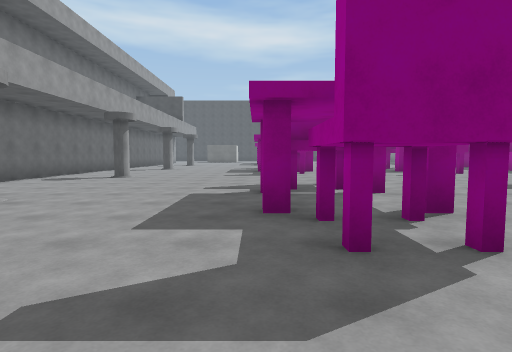
View 1 (above)

23 first-person views from a walk through a Unity game level. The camera is 1.4 m above the floor, tilts 4° down and sees 80° across. The floor is counted in squares, 2 m on a side. Each view is taken from the middle of a square. On the plan, view 1 faces up. The plan holds only what a view shows up to about 10 squares ahead; the rest is blank. The place goes on beyond the plan. The player is left out. Surface patterns are stand-ins for the level's own textures.

View 2
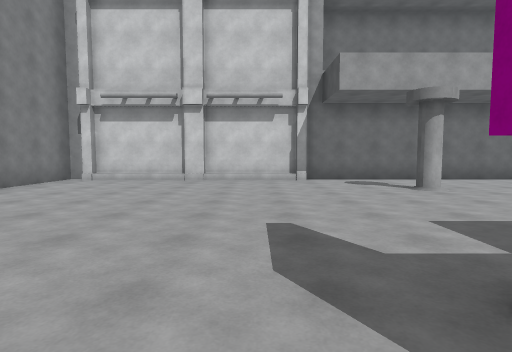

View 3
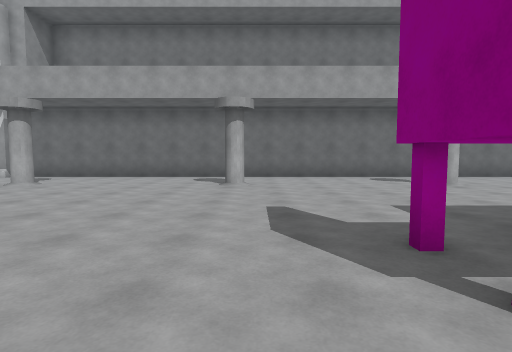

View 4
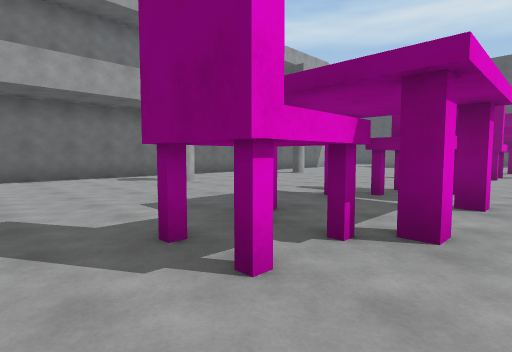

View 5
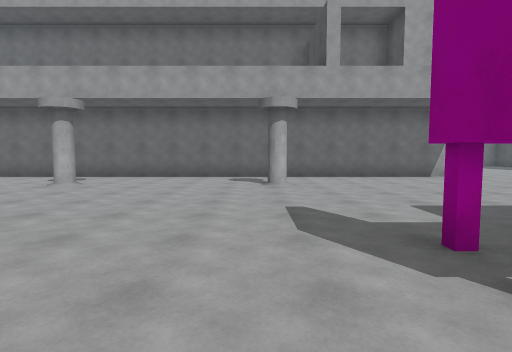

View 6
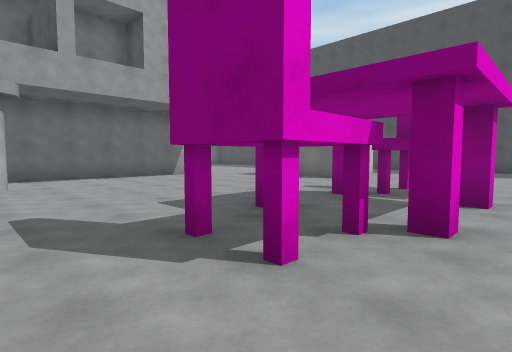

View 7
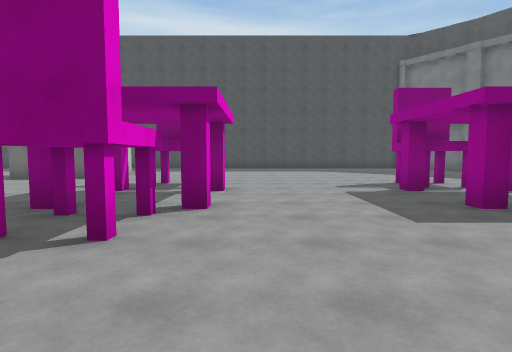

View 8
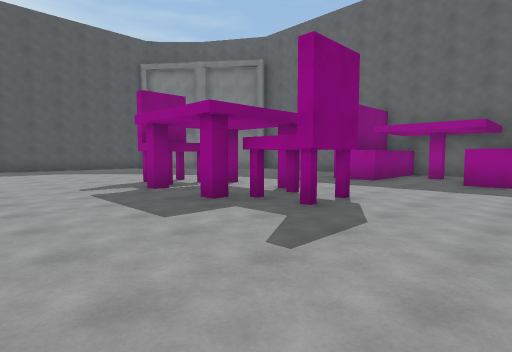

View 9
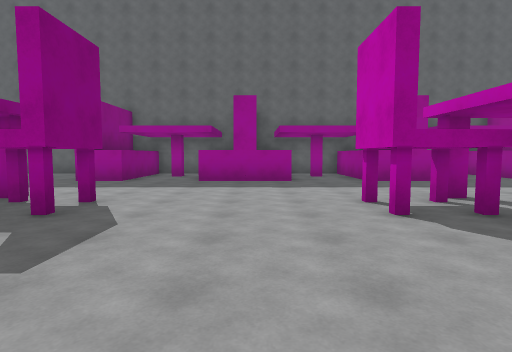

View 10
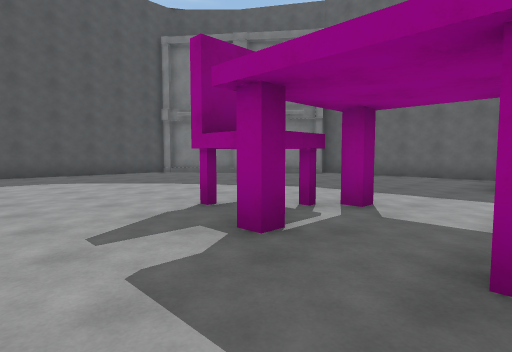

View 11
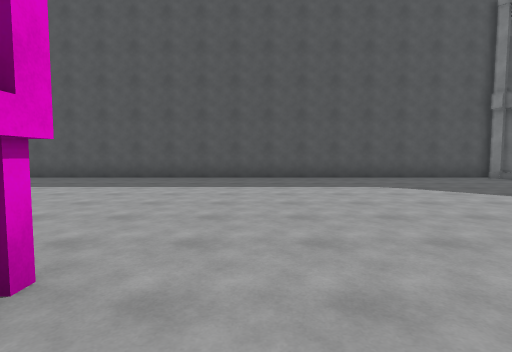

View 12
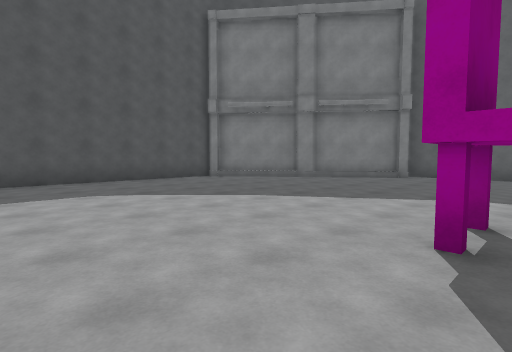

View 13
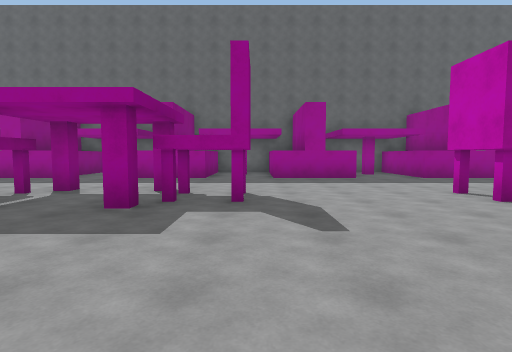

View 14
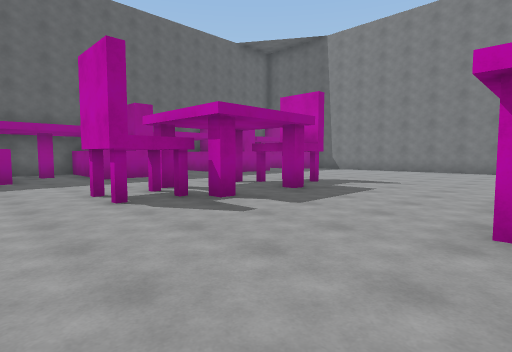

View 15
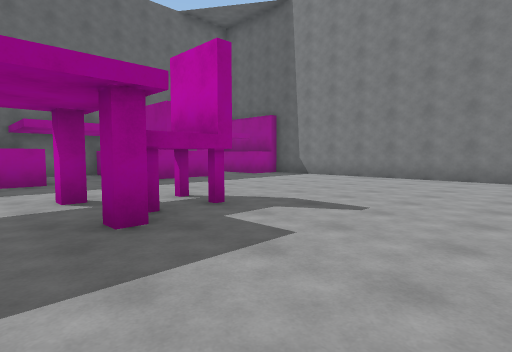

View 16
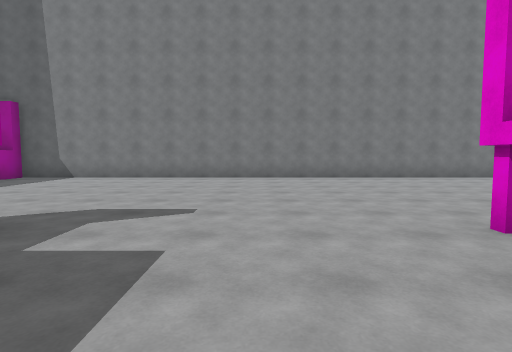

View 17
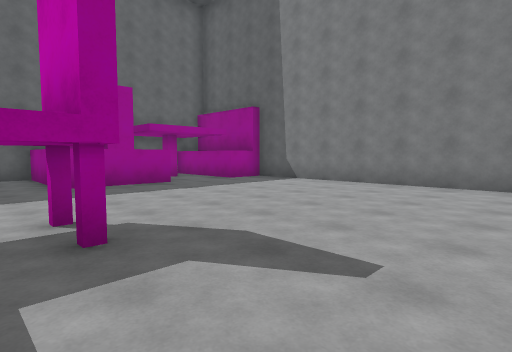

View 18
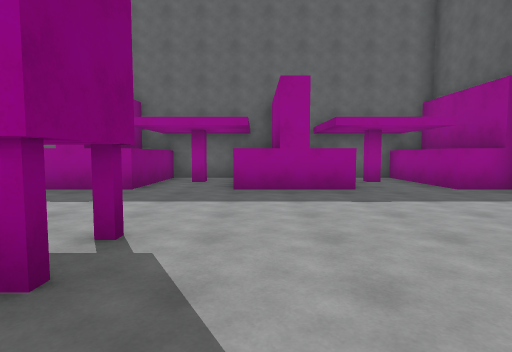

View 19
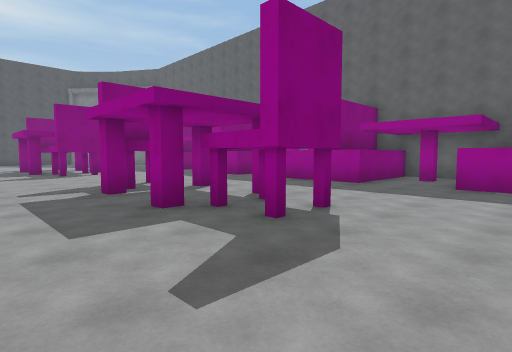

View 20
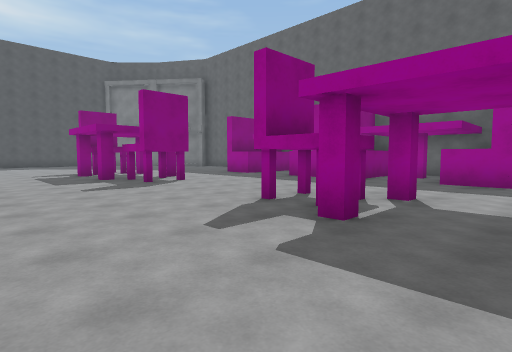

View 21
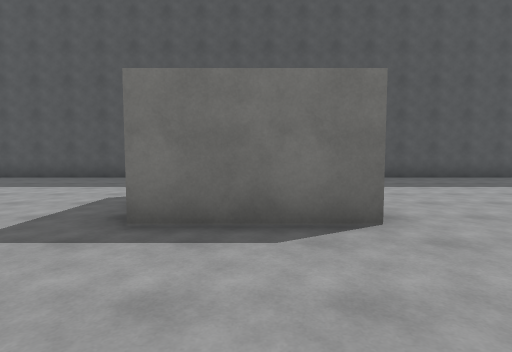

View 22
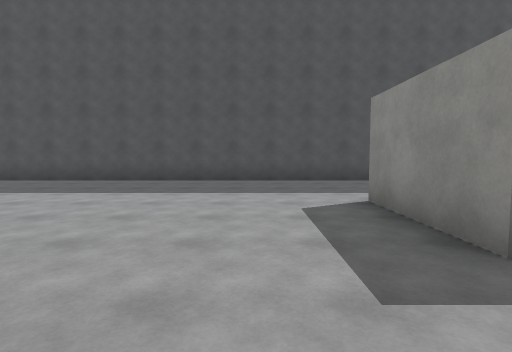

View 23
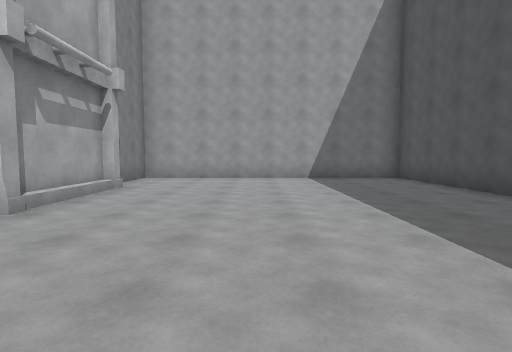

### Floor plan
Ten units are one square. View 1 is at (0, 0); x grows to the right and y downward. Boxes are objects, and circles mark ways between rooms. Rooms are numbered by the first view taken in them; rooms with no view inside come last. Other rooms are left out.
<svg viewBox="-158 -338 307 386">
<path fill="none" stroke="#000" d="M18 -125 18 -111 5 -111M19 -61 6 -61M78 -111 65 -111 65 -126 59 -126M24 -150 24 -145M65 -60 65 -73 78 -73M59 -55 59 -60M12 -151 5 -151M64 -146 59 -146 59 -150M79 -151 65 -151 65 -164 78 -164M59 -35 59 -40M18 -25 18 -22 7 -22 7 -36 0 -36M111 -79 111 -105 124 -105M78 -22 65 -22 65 -34 79 -34 79 -40M115 -150 130 -150M111 -170 111 -196M143 -110 143 -126 111 -126 111 -150M128 -159 128 -162M78 -204 65 -204 65 -219 59 -219M18 -218 18 -204 5 -204M5 -219 0 -219M131 -170 115 -170M-65 -21 -65 5M122 -14 143 -14 143 -36 111 -36 111 -59 131 -59M111 11 111 -15M-63 4 -63 10M4 -239 0 -239M24 -242 24 -238M64 -239 59 -239 59 -242M-65 9 -65 35M143 -200 143 -208M79 -243 65 -243M136 -215 111 -215 111 -229M-67 39 -67 43 111 43 111 31 144 31M-16 -270 -43 -270M-67 -251 -67 -24M18 -258 18 -252M-43 -270 -43 -296M65 -248 65 -258M-105 -261 -95 -261M102 -333 -153 -333 -153 -256 -135 -256M106 -322 99 -331M118 -310 102 -331M120 -304 115 -311M-124 -258 -100 -258M138 -285 121 -306M143 -231 143 -285M111 -316 107 -321M15 -243 4 -243 4 -239"/>
<rect x="-45" y="-45" width="10" height="10" fill="#bbb"><title>other object</title></rect>
<rect x="-45" y="-95" width="10" height="10" fill="#bbb"><title>other object</title></rect>
<rect x="-45" y="-145" width="10" height="10" fill="#bbb"><title>other object</title></rect>
<rect x="-45" y="-195" width="10" height="10" fill="#bbb"><title>other object</title></rect>
<circle cx="-55" cy="-255" r="3" fill="#2a7"/>
<circle cx="100" cy="-227" r="3" fill="#2a7"/>
<circle cx="20" cy="-250" r="3" fill="#2a7"/>
<circle cx="0" cy="-230" r="3" fill="#2a7"/>
<circle cx="20" cy="-230" r="3" fill="#2a7"/>
<text x="30" y="-100">1</text>
<text x="0" y="-290">2</text>
<text x="10" y="-230">3</text>
</svg>
Room 1 opens to room 2. Room 1 opens to room 3.

Where each view was taken, in squares from view 1:
view 1: 0 up, 0 right, facing up
view 2: 1 up, 2 right, facing left
view 3: 10 up, 3 right, facing left
view 4: 10 up, 3 right, facing up-left
view 5: 19 up, 3 right, facing left
view 6: 19 up, 3 right, facing up-left
view 7: 18 up, 3 right, facing up
view 8: 18 up, 3 right, facing up-right
view 9: 18 up, 3 right, facing right
view 10: 22 up, 4 right, facing up-right
view 11: 24 up, 3 right, facing up
view 12: 25 up, 4 right, facing up-right
view 13: 11 up, 2 right, facing right
view 14: 9 up, 2 right, facing down-right
view 15: 5 up, 3 right, facing down-right
view 16: 5 up, 4 right, facing down
view 17: 3 up, 4 right, facing down-right
view 18: 1 up, 5 right, facing right
view 19: 9 up, 4 right, facing up-right
view 20: 13 up, 3 right, facing up-right
view 21: 24 up, 3 left, facing up
view 22: 25 up, 6 left, facing up
view 23: 29 up, 6 left, facing left
